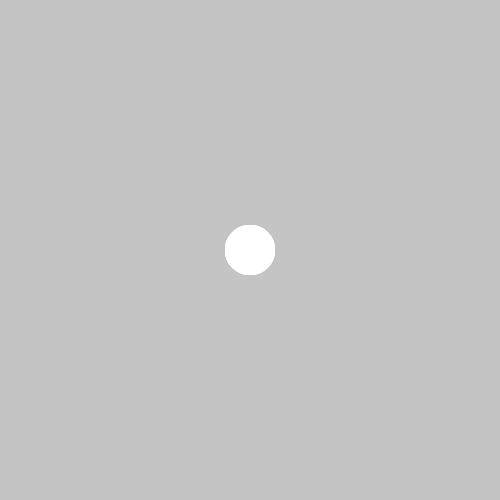
Frame 1 (no input)
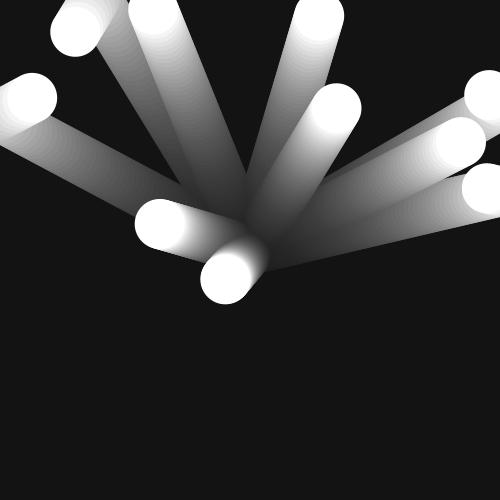
Frame 60 (the mouse pressed at the canvas centre just before this capture)
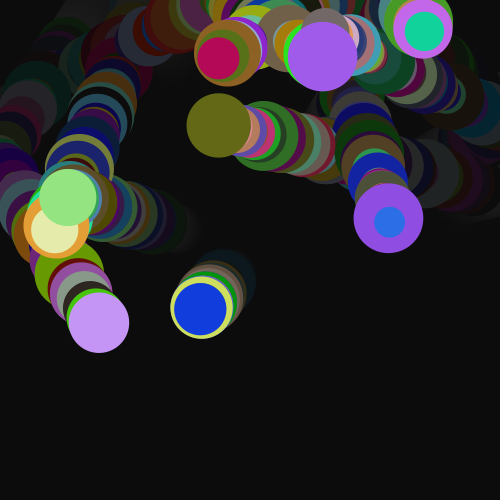
Frame 120 (the mouse held since frame 60 and released just before this capture)

The Processing sketch that drew these frames (run headless with seeded random() and noise(); from frame 60 on, the mouse is pressed at the canvas centre):

// Processing sketch: ex10_project_01
// ── ex10_project_01.pde
int num = 10;
float[] x = new float[num];
float[] y = new float[num];
float[] velocity_x = new float[num];
float[] velocity_y = new float[num];
float[] d = new float[num];
color[] c = new color[num];

void setup() {
  size(500, 500);
  for (int i = 0; i < num; i++) {
    x[i] = width / 2;
    y[i] = height / 2;
    velocity_x[i] = random(-5, 5);
    velocity_y[i] = random(-5, 5);
    d[i] = 50;
    c[i] = color(255);
  }
}

void draw() {
  // 페이딩 효과
  noStroke();  
  fill(0, 10);  
  rect(0, 0, width, height);

  for (int i = 0; i < num; i++) {
    fill(c[i]);
    ellipse(x[i], y[i], d[i], d[i]);
    x[i] += velocity_x[i];
    y[i] += velocity_y[i];
    if (x[i] < 0 || x[i] > width) {
      velocity_x[i] *= -1;
    }
    if (y[i] < 0 || y[i] > height) {
      velocity_y[i] *= -1;
    }
    if (mousePressed) {
      d[i] = random(30, 70);
      c[i] = color(random(255), random(255), random(255));
    }
  }
}
